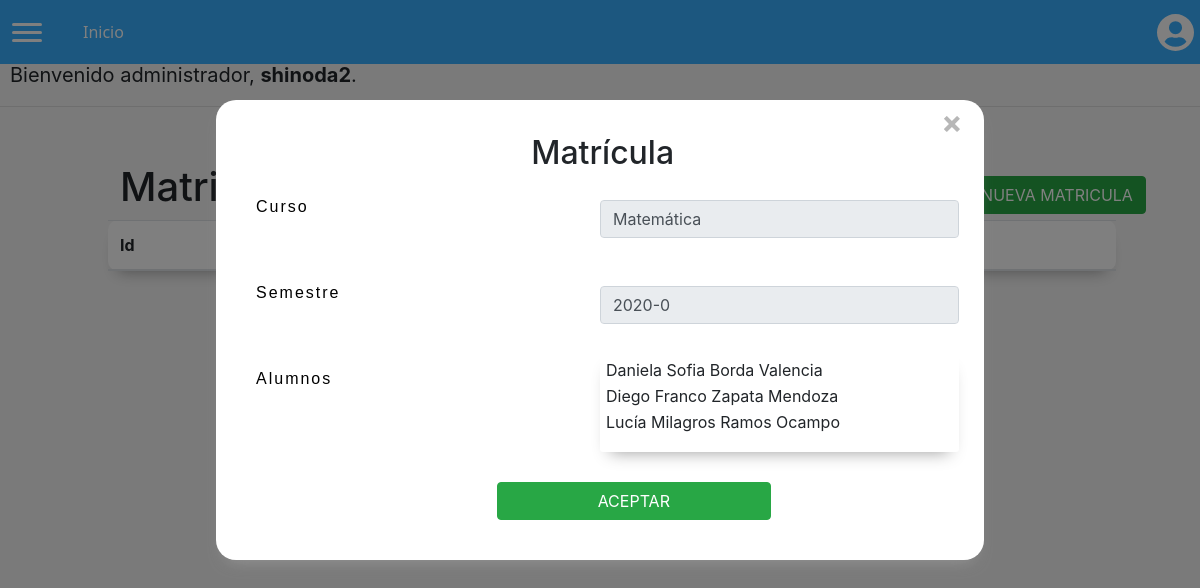
Screenshot of /reportematricula/2020-0/1 (signed in) with the database file from the repository.
### matricula/models.py (models this page shows)
class User(AbstractUser):
    pass

class DetalleMatricula(models.Model):
    alumno = models.ForeignKey(Alumno, on_delete=models.CASCADE, related_name="alumno")
    curso = models.ForeignKey(Curso, on_delete=models.CASCADE, related_name="curso")
    semestre = models.CharField(max_length=255, default="2020-0")
    class Meta:
        unique_together = (("alumno", "curso", "semestre"),)

class Curso(models.Model):
    nombreCurso = models.CharField(max_length=255, unique=True)
    profesor = models.ForeignKey(Profesor, on_delete=models.CASCADE, related_name="profesor")
    activo = models.BooleanField()
    vacantes = models.IntegerField(default=0)

class Alumno(models.Model):
    nombre = models.CharField(max_length=255)
    apellido = models.CharField(max_length=255)
    dni = models.IntegerField(primary_key=True)
    activo = models.BooleanField(default=1)

### matricula/views.py (the view)
# urls.py: path('reportematricula/<str:semestre>/<int:id>', views.reporteMatricula, name='reportematricula'),
@login_required(login_url='/login')
def reporteMatricula(request,semestre, id):
    curso = Curso.objects.get(id=id)
    matricula = DetalleMatricula.objects.all().filter(semestre = semestre, curso = curso)
    obj = str(dict.fromkeys(matricula))
    listaalumnos = []
    for obj in matricula:
            listaalumnos.append(obj.alumno)
    return render(request, "matricula/reportematricula.html", {'matricula': obj, 'alumnos': listaalumnos})

### matricula/templates/matricula/reportematricula.html (shortened to what this page needs)
{% extends "matricula/layout.html" %}
{% block body %}
<div id="Form">
    <h2 id="formTitle" style="margin-left: 40%;">Matrícula</h2>
    <form>
        <div id="registerForm">
            <div class="form-group row">
                <p class="col-sm-6">Curso</p>
                <input id="txtCurso" value="{{matricula.curso.nombreCurso}}" autofocus class="form-control col-sm-6" type="text" name="nombreCurso" readonly>
            </div>
            <div class="form-group row">
                <p class="col-sm-6">Semestre</p>
                <input id="txtSemestre" value="{{matricula.semestre}}" autofocus class="form-control col-sm-6" type="text" name="semestre" readonly>
            </div>
            <div class="form-group row">
                <p class="col-sm-6">Alumnos</p>
                <div id="contentAlumnos">
                    <table id="tabla">
                        <tbody>
                            {% for alumno in alumnos %}
                            <tr>
                                <td scope="row">
                                    {{alumno.nombre}} {{alumno.apellido}}
                                </td>
                            </tr>
                            {% endfor %}
                        </tbody>
                    </table>
                </div>
            </div>
        </div>
        <input id="btnShowConfirmation" class="btn btn-success" value="ACEPTAR" onclick="changeWindow()" style="margin-left: 35%; margin-top: 14px;">
    </form>
</div>
<h1 style="display: inline; margin-left: 10%;"> Matriculas Registradas</h1>
<button id="options" class="btn btn-success" onclick="changeWindow()">NUEVA MATRICULA</button>
<div>
    <table id="tabla" class="table">
    <thead>
            <tr>
                <th scope="col">
                    Id
                </th>
                <th scope="col">
                </th>
                <th scope="col">
                </th>
            </tr>
        </thead>
    </table>
</div>
{% endblock %}

### matricula/templates/matricula/layout.html (shortened to what this page needs)
{% load static %}
<!DOCTYPE html>
<html lang="en">
    <head>
        <link rel="stylesheet" href="https://stackpath.bootstrapcdn.com/bootstrap/4.4.1/css/bootstrap.min.css">
        <link href="{% static 'matricula/styles.css' %}" rel="stylesheet">
    </head>
    <body id="bootstrap-overrides">
        <nav>
            <div class="burger" onclick="navSlide()">
                <div class="line1"></div>
                <div class="line2"></div>
                <div class="line3"></div>
            </div>
            <div style="margin-left: 3%;">
                <a href="../" style="color: white; font-family: 'Segoe UI', Tahoma, Geneva, Verdana, sans-serif;">Inicio</a>
            </div>
            <div style="margin-left: 85%; cursor: pointer;" class="dropdown show">
                <a class="btn dropdown-toggle" role="button" id="dropdownMenuLink" data-toggle="dropdown" aria-haspopup="true" aria-expanded="false">
                </a>
                </div>
        </nav>
        <div id="greeting">
            {% if user.is_authenticated %}
                Bienvenido administrador,  <strong>{{ user.username }}</strong>.
            {% else %}
                Por favor,<a class="nav-link" href="{% url 'login'%}" style="display: inline;">Ingrese al sistema</a>
            {% endif %}
        </div>
        <div style="height: 40px;"></div>
        {% block body %}
        {% endblock %}
    </body>
</html>

### matricula/static/matricula/styles.css (style rules this page uses)
body { background-color: whitesmoke; }
p { color: black; text-align: justify; display: flex; width: 90%; letter-spacing: 2px; font-family: 'Cabin', sans-serif; padding: 15px; }
#bootstrap-overrides nav { display: flex; align-items: center; min-height: 8vh; font-family: 'Cabin', sans-serif; background-color: rgb(56, 175, 255); position: fixed; top: 0; width: 100%; }
#bootstrap-overrides .burger { margin-left: 7px; display: flex; z-index: 400; cursor: pointer; }
#bootstrap-overrides .burger div { width: 30px; height: 3px; background-color: rgb(255, 255, 255); margin: 5px; transition: all 0.3s ease; border-radius: 10px; }
body { overflow-x: hidden; }
#bootstrap-overrides .burger { display: block; }
#Form { margin-left: 18%; width: 64%; padding: 40px; padding-top: 10px; border-radius: 20px; background-color: white; -webkit-box-shadow: 0 8px 6px -6px #999; -moz-box-shadow: 0 8px 6px -6px #999; box-shadow: 0 10px 16px -10px #999; position: absolute; z-index: 3; top: 100px; }
#Form h2 { margin-left: 33%; }
div > input { margin-top: 20px; }
form > input { margin-left: 39%; }
.table { margin-left: 9%; width: 84%; padding: 40px; border-radius: 10px; background-color: white; -webkit-box-shadow: 0 8px 6px -6px #999; -moz-box-shadow: 0 8px 6px -6px #999; box-shadow: 0 10px 16px -10px #999; }
#options { margin: 0.2%; margin-bottom: 0.5%; display: inline; }
#exitForm { margin-left: 100%; cursor: pointer; }

### matricula/templates/matricula/layout.html (style rules this page uses)
#greeting { margin: 10px; font-size: 20px; margin-top: 5%; }

### matricula/templates/matricula/reportematricula.html (style rules this page uses)
#contentAlumnos { height: 100px; width: 50%; padding: 5px; overflow-y: auto; overflow-x: hidden; background-color: white; border-radius: 3px; -webkit-box-shadow: 0 8px 6px -6px #999; -moz-box-shadow: 0 8px 6px -6px #999; box-shadow: 0 10px 16px -10px #999; }

### rows the page displays
User: username "shinoda2"
DetalleMatricula: nombreCurso "Matemática", semestre "2020-0"
Alumno: nombre "Daniela Sofia", apellido "Borda Valencia"
Alumno: nombre "Diego Franco", apellido "Zapata Mendoza"
Alumno: nombre "Lucía Milagros", apellido "Ramos Ocampo"
